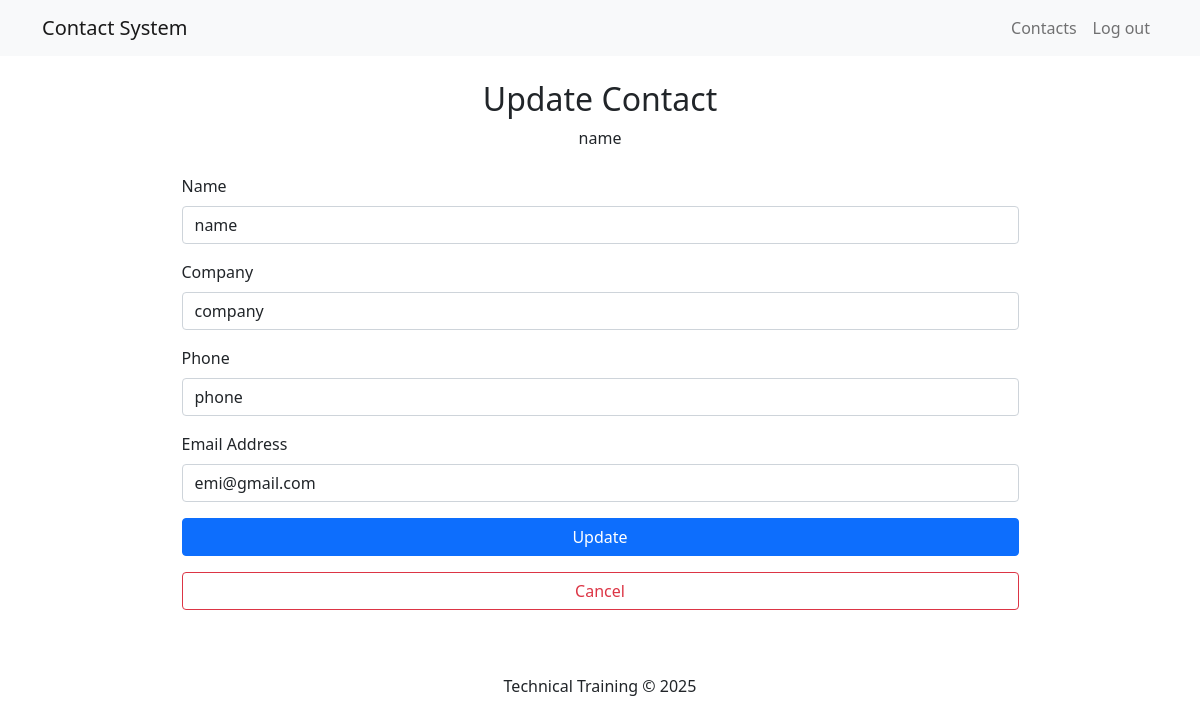
The page /edit_contact.php?id=8 (signed in) on the database its author committed.
### tables this page shows
CREATE TABLE `contacts` (
  `id` int(11) NOT NULL AUTO_INCREMENT,
  `user_id` int(11) DEFAULT 0,
  `name` varchar(255) DEFAULT '',
  `company` varchar(255) DEFAULT '',
  `phone` varchar(255) DEFAULT '',
  `email` varchar(255) DEFAULT '',
  `created_at` datetime DEFAULT current_timestamp(),
  PRIMARY KEY (`id`)
);

### edit_contact.php (the view, shortened to what this page needs)
<?php include 'layout/admin_header.php'; ?>
<?php include 'config/database.php'; ?>
<?php
   $id = $name = $email = $company = $phone =  '';
   $nameErr =  '';
   if($_SERVER['REQUEST_METHOD']=='GET')
    {
      if(isset($_GET['id'])){
        $user_id = $_SESSION['id'];
        $id = $_GET['id'];
        $sql = "SELECT * from contacts where id=$id and user_id=$user_id";
        $result = $conn->query($sql);
        while($row = $result->fetch_assoc()){
            $name = $row['name'];
            $company = $row['company'];
            $phone = $row['phone'];
            $email = $row['email'];
        }
      }
    }
?>
<nav class="navbar navbar-expand-sm navbar-light bg-light mb-4">
    <div class="container">
      <a class="navbar-brand" href="#">Contact System</a>
      <div class="collapse navbar-collapse" id="navbarNav">
        <ul class="navbar-nav ms-auto">
          <li class="nav-item">
            <a class="nav-link" href="dashboard.php">Contacts</a>
          </li>
          <li class="nav-item">
            <a id="link-address" class="nav-link" href="logout.php?id=<?=$_SESSION['id']?>">Log out</a>
          </li>
        </ul>
      </div>
  </div>
</nav>
<main>
<div class="container d-flex flex-column align-items-center">
<h2>Update Contact</h2>
    <?php echo isset($name) ? $name : ''; ?>
    <form method="POST" action="<?php echo htmlspecialchars(
      $_SERVER['PHP_SELF']
    ); ?>" class="mt-4 w-75">
      <div class="mb-3">
        <label for="name" class="form-label">Name</label>
        <input type="text" class="form-control <?php echo !$nameErr ?:
          'is-invalid'; ?>" id="name" name="name" placeholder="Enter your name" value="<?php echo $name; ?>">
      </div>
      <div class="mb-3">
        <label for="company" class="form-label">Company</label>
        <input type="text" class="form-control <?php echo !$companyErr ?:
          'is-invalid'; ?>" id="email" name="company" placeholder="Enter your company" value="<?php echo $company; ?>">
      </div>
      <div class="mb-3">
        <label for="phone" class="form-label">Phone</label>
        <input type="text" class="form-control <?php echo !$phoneErr ?:
          'is-invalid'; ?>" id="email" name="phone" placeholder="Enter your phone" value="<?php echo $phone; ?>">
      </div>
      <div class="mb-3">
        <label for="email" class="form-label">Email Address</label>
        <input type="email" class="form-control <?php echo !$emailErr ?:
          'is-invalid'; ?>" id="email" name="email" placeholder="Enter your email" value="<?php echo $email; ?>">
      </div>
      <div class="mb-3">
        <input type="submit" name="submit" value="Update" class="btn btn-primary w-100">
      </div>
      <div class="mb-3">
      <div class="d-grid">
               <a href="dashboard.php"  class="btn btn-outline-danger" role="button">Cancel</a>
      </div>
      </div>
    </form>
<?php include 'layout/footer.php'; ?>

### rows shown on the page
contacts: name "name", company "company", phone "phone", email "emi@gmail.com"
